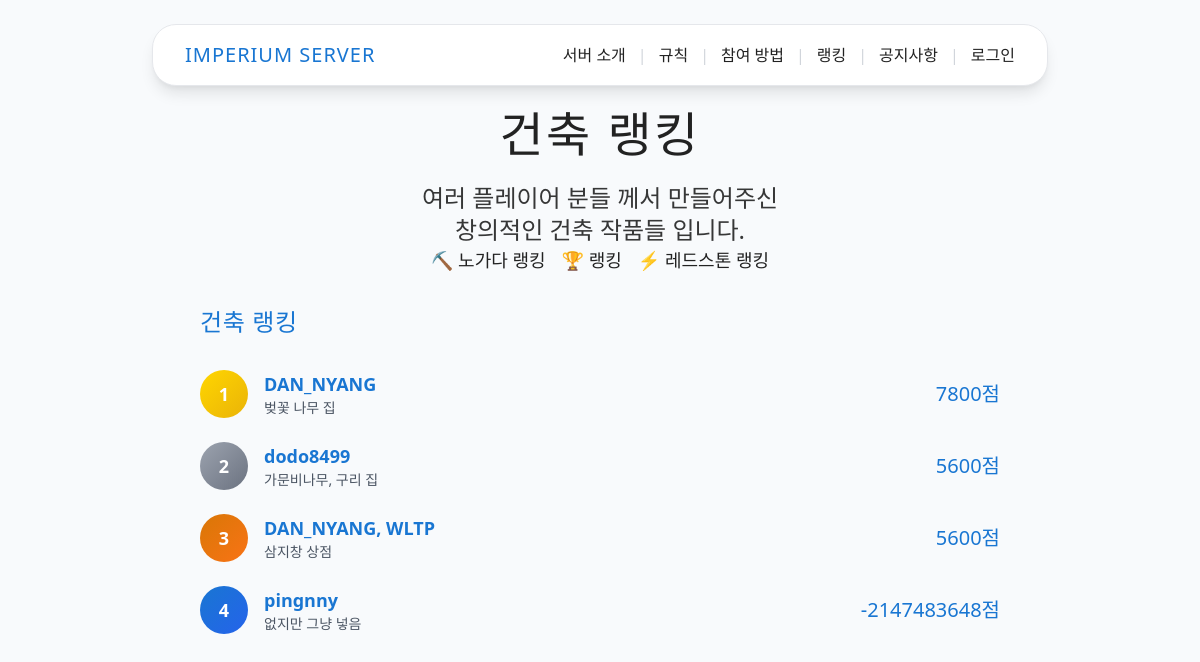
Page /ranking/build_ranking/ on the committed database.
### ranking/models.py (models this page shows, shortened)
class BuildPlayer(models.Model):
    player = models.CharField(max_length=255, null=True, blank=True)
    point = models.IntegerField(null=True, blank=True)
    things = models.CharField(max_length=255, null=True, blank=True)

### ranking/views.py (the view)
# urls.py: path('build_ranking/', views.build_ranking_main, name='build_ranking'),
def build_ranking_main(request):
    BuildPlayers = BuildPlayer.objects.all().order_by('-point')
    context = {
        'BuildPlayers': BuildPlayers,
    }
    return render(request, 'ranking/build_ranking.html', context)

### templates/ranking/build_ranking.html (shortened to what this page needs)
{% extends "base.html" %}
{% block content %}
<section class="section-header">
    <div class="max-w-4xl mx-auto px-4 text-center">
        <h1 class="font-pixel text-4xl md:text-5xl mb-6 tracking-wider text-shadow-pixel">
            건축 랭킹
        </h1>
        <p class="text-xl md:text-2xl opacity-90 leading-relaxed max-w-3xl mx-auto">
            여러 플레이어 분들 께서 만들어주신<br class="hidden md:block">
            창의적인 건축 작품들 입니다.
        </p>
    </div>
    <div class="flex flex-col sm:flex-row gap-4 justify-center">
        <a href="{% url 'ranking:hard_worked_ranking' %}" class="btn-secondary text-lg">
            ⛏️ 노가다 랭킹
        </a>
        <a href="{% url 'ranking:ranking' %}" class="btn-secondary text-lg">
            🏆 랭킹
        </a>
        <a href="{% url 'ranking:redstone_ranking' %}" class="btn-primary text-lg">
            ⚡ 레드스톤 랭킹
        </a>
    </div>
</section>
<section class="content-section">
    <div class="max-w-4xl mx-auto px-4">
        <div class="card-component p-8 mb-12">
            <h2 class="font-pixel text-2xl text-mc-blue mb-8 tracking-wide">건축 랭킹</h2>
            <div class="space-y-6">
                {% for BuildPlayer in BuildPlayers %}
                    <div class="rule-card group hover:shadow-toss-xl transition-all duration-200">
                        <div class="flex items-center space-x-4">
                            <div class="
                                flex-shrink-0 w-12 h-12
                                {% if forloop.counter == 1 %}
                                    bg-gradient-to-br from-mc-gold to-yellow-500
                                {% elif forloop.counter == 2 %}
                                    bg-gradient-to-br from-gray-400 to-gray-500
                                {% elif forloop.counter == 3 %}
                                    bg-gradient-to-br from-amber-600 to-orange-500
                                {% else %}
                                    bg-gradient-to-br from-mc-blue to-blue-600
                                {% endif %}
                                text-white rounded-3xl flex items-center justify-center font-bold text-lg group-hover:scale-110 transition-transform
                            ">
                                {{ forloop.counter }}
                            </div>
                            <div class="flex-1">
                                <div class="flex items-center justify-between">
                                    <div>
                                        <h3 class="font-semibold text-mc-blue text-lg group-hover:text-blue-600 transition-colors">{{ BuildPlayer.player }}</h3>
                                        <p class="text-gray-600 text-sm">{{ BuildPlayer.things }}</p>
                                    </div>
                                    <div class="text-right">
                                        <p class="font-pixel text-xl text-mc-blue">{{ BuildPlayer.point }}점</p>
                                    </div>
                                </div>
                            </div>
                        </div>
                    </div>
                {% endfor %}
            </div>
        </div>
    </div>
</section>
{% endblock %}

### static/main/index.css (style rules this page uses)
:root { --mc-green: #5e7c16; --mc-brown: #7c5e3c; --mc-light: #f3f3f3; --mc-dark: #222; --mc-accent: #b6e53e; --mc-border: #cfcfcf; }
html, body { margin: 0; padding: 0; font-family: 'Segoe UI', 'Malgun Gothic', 'Arial', sans-serif; background: var(--mc-light); color: var(--mc-dark); min-height: 100vh; }
.content-section { margin-bottom: 2.5rem; }

### templates/base.html (style rules this page uses)
.btn-primary { @apply bg-mc-blue text-white px-4 md:px-6 py-2 md:py-3 rounded-xl md:rounded-2xl font-semibold shadow-toss hover:shadow-toss-lg transition-all duration-200 hover:bg-blue-600 text-sm md:text-base; }
.btn-secondary { @apply bg-white text-mc-blue px-4 md:px-6 py-2 md:py-3 rounded-xl md:rounded-2xl font-semibold border-2 border-mc-blue shadow-toss hover:shadow-toss-lg transition-all duration-200 hover:bg-mc-blue hover:text-white text-sm md:text-base; }
.card-component { @apply bg-white rounded-2xl md:rounded-3xl shadow-toss hover:shadow-toss-lg transition-all duration-300 border border-gray-100; }
.section-header { @apply bg-gradient-to-r from-mc-blue to-blue-600 text-white py-12 md:py-20; }
.content-section { @apply py-8 md:py-16 bg-white; }
.rule-card { @apply bg-white rounded-xl md:rounded-2xl p-4 md:p-6 shadow-toss hover:shadow-toss-lg transition-all duration-200 border border-gray-100; }

### rows in the picture
BuildPlayer: player "DAN_NYANG", things "벚꽃 나무 집", point "7800"
BuildPlayer: player "dodo8499", things "가문비나무, 구리 집", point "5600"
BuildPlayer: player "DAN_NYANG, WLTP", things "삼지창 상점", point "5600"
BuildPlayer: player "pingnny", things "없지만 그냥 넣음", point "-2147483648"
